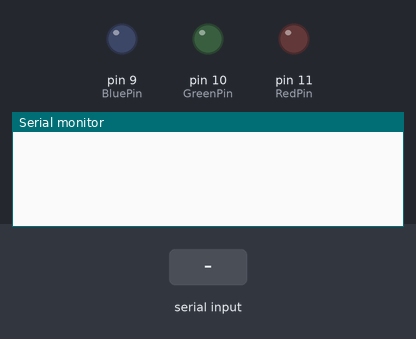
A sketch run on a simulated Arduino Uno, built with avr-gcc and run on an emulated ATmega328P. Parts: output pins drawn as LEDs (lit = HIGH), the last lines printed to the serial monitor. Inputs (shaded band) come from the test bench.

Above: at 1.2 s.
1.3 s: "r" received over Serial
At 2.2 s:
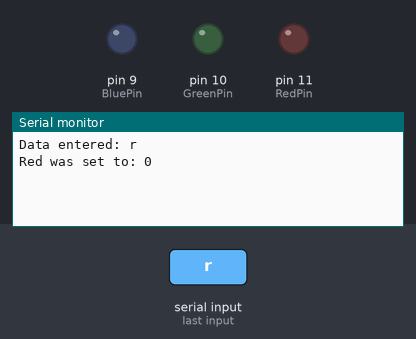
2.9 s: "R" received over Serial
At 3.4 s:
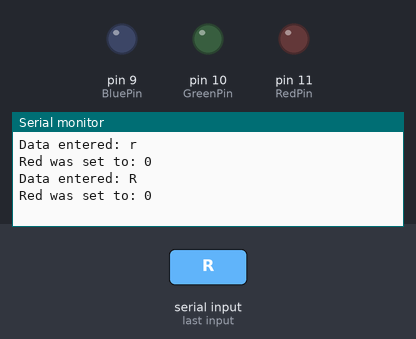
4.5 s: "g" received over Serial
At 5.8 s:
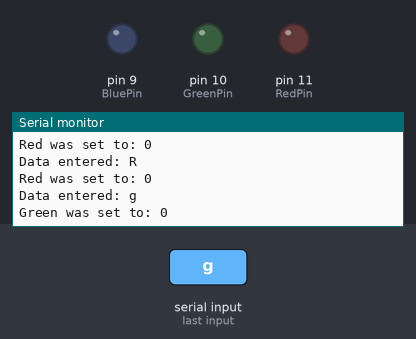

Measured:
- after the input at 1.3 s, the serial monitor: prints a new line after 0.10 s (image 1)
- after the input at 2.9 s, the serial monitor: prints a new line after 0.10 s (image 2)
- after the input at 4.5 s, the serial monitor: prints a new line after 0.10 s (image 3)

The sketch:

Projeto10.ino
```cpp
// Projeto 10 - Mood lamp com controle serial

#include <string.h>

#define EOS     '\0'

char buffer[18];
unsigned red, green, blue;

byte RedPin = 11;
byte GreenPin = 10;
byte BluePin = 9;

void
setup()
{
  Serial.begin(9600);
  while(Serial.available())
    Serial.read();

  pinMode(RedPin, OUTPUT);
  pinMode(GreenPin, OUTPUT);
  pinMode(BluePin, OUTPUT);
}

void
loop()
{
  if (Serial.available() > 0)
  {
    byte index = 0;
    delay(100);
    int numChar = Serial.available();
    if (numChar > 15)
      numChar = 15;

    while (numChar--)
    {
      buffer[index++] = Serial.read();
    }
    splitString(buffer);
  }
}

void
splitString (char *data)
{
  Serial.print("Data entered: ");
  Serial.println(data);
  char *parameter;
  parameter = strtok(data, " ,");

  while (parameter != NULL)
  {
    setLED(parameter);
    parameter = strtok(NULL, " ,");
  }

  for (byte indice = 0; indice < 16; indice++)
    buffer[indice] = EOS;

  while (Serial.available())
    Serial.read();
}

void
setLED (char *data)
{
  char *validacao;
  int ANS;

  if ((data[0] == 'r') || (data[0] == 'R'))
  {
    ANS = (int) strtoul(data+1, &validacao, 10);
    ANS = constrain(ANS, 0, 255);
    analogWrite(RedPin, ANS);
    Serial.print("Red was set to: ");
    Serial.println(ANS);
  }

  if ((data[0] == 'g') || (data[0] == 'G'))
  {
    ANS = (int) strtoul(data+1, &validacao, 10);
    ANS = constrain(ANS, 0, 255);
    analogWrite(GreenPin, ANS);
    Serial.print("Green was set to: ");
    Serial.println(ANS);
  }

  if ((data[0] == 'b') || (data[0] == 'B'))
  {
    ANS = (int) strtoul(data+1, &validacao, 10);
    ANS = constrain(ANS, 0, 255);
    analogWrite(BluePin, ANS);
    Serial.print("Blue was set to: ");
    Serial.println(ANS);
  }
}
```
